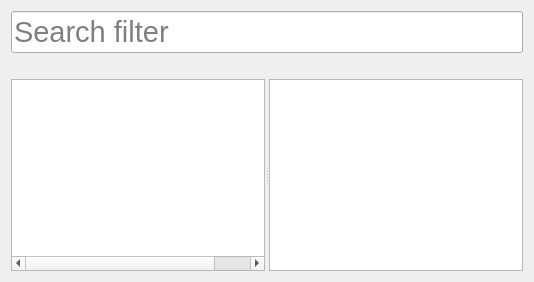
     <widget class="QWidget" name="GadgetView">
      <attribute name="title">
       <string>ROP View</string>
      </attribute>
      <layout class="QVBoxLayout" name="verticalLayout_7" stretch="1,0,1">
       <item>
        <widget class="QLineEdit" name="lineEdit">
         <property name="font">
          <font>
           <family>Ubuntu</family>
           <pointsize>22</pointsize>
           <italic>false</italic>
          </font>
         </property>
         <property name="placeholderText">
          <string>Search filter</string>
         </property>
         <property name="clearButtonEnabled">
          <bool>true</bool>
         </property>
        </widget>
       </item>
       <item>
        <layout class="QHBoxLayout" name="searchBox" stretch="0,0">
         <property name="spacing">
          <number>6</number>
         </property>
         <property name="sizeConstraint">
          <enum>QLayout::SetDefaultConstraint</enum>
         </property>
         <item>
          <widget class="QLabel" name="resultsLabel">
           <property name="maximumSize">
            <size>
             <width>16777215</width>
             <height>20</height>
            </size>
           </property>
           <property name="font">
            <font>
             <pointsize>9</pointsize>
            </font>
           </property>
           <property name="text">
            <string/>
           </property>
           <property name="alignment">
            <set>Qt::AlignLeading|Qt::AlignLeft|Qt::AlignVCenter</set>
           </property>
          </widget>
         </item>
         <item>
          <widget class="QLabel" name="statusLabel">
           <property name="maximumSize">
            <size>
             <width>16777215</width>
             <height>20</height>
            </size>
           </property>
           <property name="font">
            <font>
             <pointsize>9</pointsize>
            </font>
           </property>
           <property name="text">
            <string/>
           </property>
           <property name="alignment">
            <set>Qt::AlignRight|Qt::AlignTrailing|Qt::AlignVCenter</set>
           </property>
          </widget>
         </item>
        </layout>
       </item>
       <item>
        <widget class="QSplitter" name="splitter">
         <property name="orientation">
          <enum>Qt::Horizontal</enum>
         </property>
         <widget class="QTreeWidget" name="gadgetPane">
          <property name="enabled">
           <bool>true</bool>
          </property>
          <property name="autoFillBackground">
           <bool>false</bool>
          </property>
          <property name="styleSheet">
           <string notr="true"/>
          </property>
          <property name="editTriggers">
           <set>QAbstractItemView::AnyKeyPressed|QAbstractItemView::DoubleClicked</set>
          </property>
          <property name="tabKeyNavigation">
           <bool>true</bool>
          </property>
          <property name="indentation">
           <number>0</number>
          </property>
          <property name="rootIsDecorated">
           <bool>true</bool>
          </property>
          <property name="uniformRowHeights">
           <bool>false</bool>
          </property>
          <property name="itemsExpandable">
           <bool>false</bool>
          </property>
          <property name="sortingEnabled">
           <bool>false</bool>
          </property>
          <property name="headerHidden">
           <bool>true</bool>
          </property>
          <column>
           <property name="text">
            <string>Location</string>
           </property>
          </column>
          <column>
           <property name="text">
            <string>asm</string>
           </property>
          </column>
          <column>
           <property name="text">
            <string>Gadget</string>
           </property>
          </column>
         </widget>
         <widget class="QListWidget" name="detailPane"/>
        </widget>
       </item>
      </layout>
     </widget>
